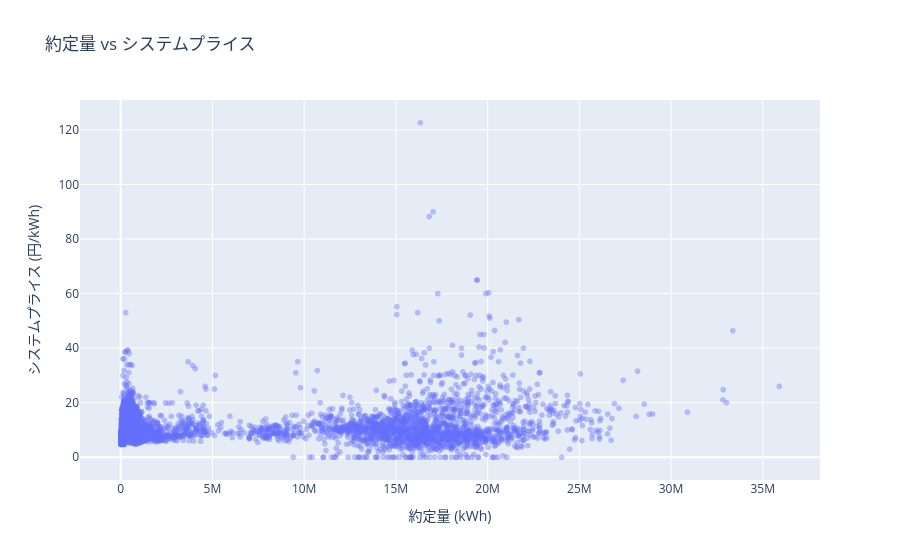

This figure's notebook cell:
### Code cell
fig = px.scatter(
    df_base.sample(n=min(5000, df_base.height), seed=0),
    x="contracted_volume",
    y="system_price",
    opacity=0.4,
    title="約定量 vs システムプライス",
    labels={"contracted_volume": "約定量 (kWh)", "system_price": "システムプライス (円/kWh)"},
)
fig.show()

### Figure 1 — Plotly figure (JSON) as saved in the notebook; plotly's stock layout.template omitted (floating-point values rounded to 4 significant figures; data arrays with more than 128 entries replaced by an {"elided": "..."} marker saying what was removed)
{"data": [{"hovertemplate": "約定量 (kWh)=%{x}<br>システムプライス (円/kWh)=%{y}<extra></extra>", "legendgroup": "", "marker": {"color": "#636efa", "opacity": 0.4, "symbol": "circle"}, "mode": "markers", "name": "", "showlegend": false, "type": "scattergl", "x": {"elided": "5000 int values"}, "xaxis": "x", "y": {"elided": "5000 float values"}, "yaxis": "y"}], "layout": {"legend": {"tracegroupgap": 0}, "title": {"text": "約定量 vs システムプライス"}, "xaxis": {"anchor": "y", "domain": [0, 1], "title": {"text": "約定量 (kWh)"}}, "yaxis": {"anchor": "x", "domain": [0, 1], "title": {"text": "システムプライス (円/kWh)"}}}}
